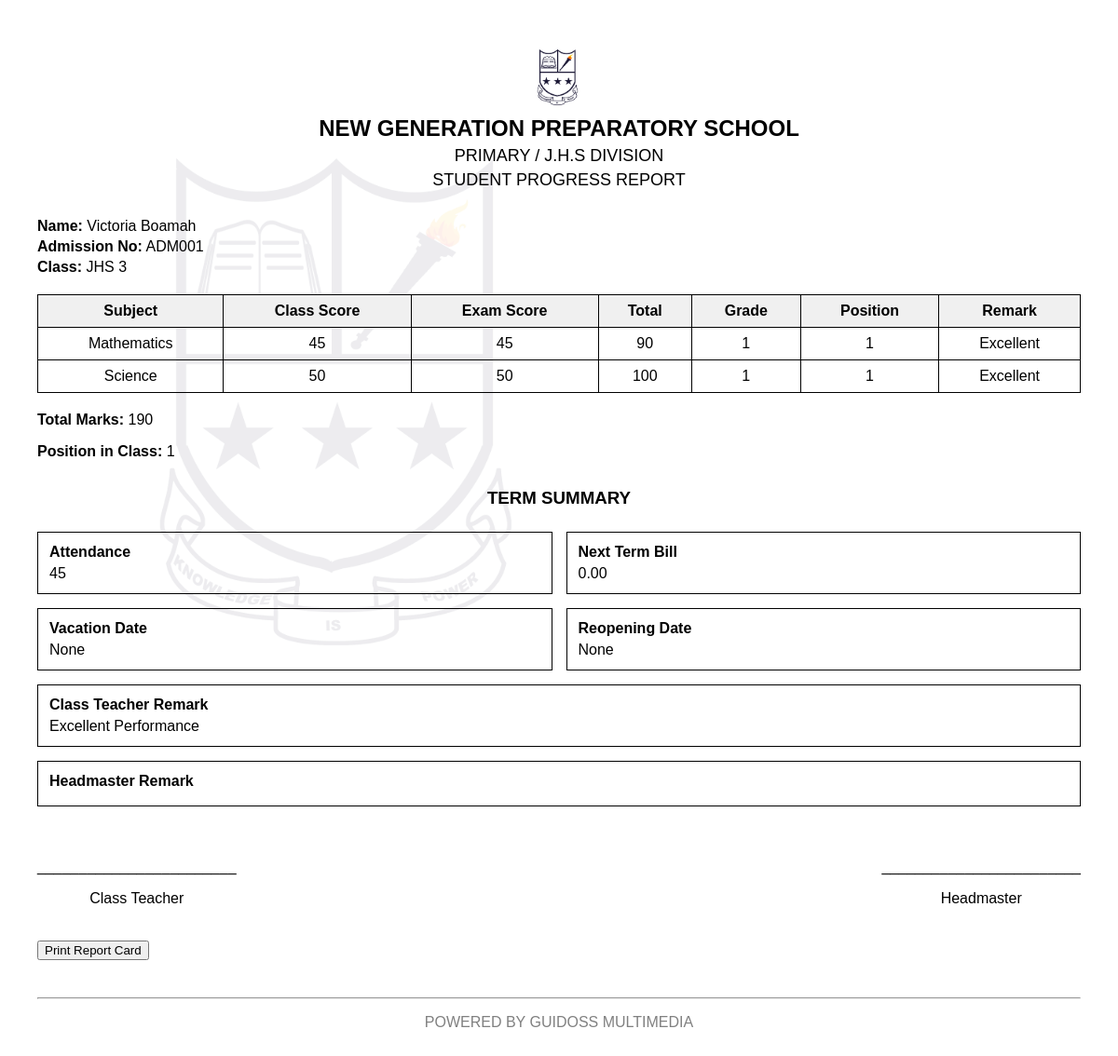
Page /report/5/1/ on the committed database.
### core/models.py (models this page shows, shortened)
class Student(models.Model):
    LEVEL_CHOICES = (
        ("Primary", "Primary"),
        ("JHS", "JHS"),
    )
    first_name = models.CharField(max_length=50)
    last_name = models.CharField(max_length=50)
    admission_number = models.CharField(max_length=20, unique=True)
    school_class = models.ForeignKey(SchoolClass, on_delete=models.CASCADE)
    level = models.CharField(max_length=10, choices=LEVEL_CHOICES)
    date_of_birth = models.DateField()

class SchoolClass(models.Model):
    name = models.CharField(max_length=50)
    LEVEL_CHOICES = (
        ('Primary', 'Primary'),
        ('JHS', 'JHS'),
    )
    level = models.CharField(max_length=10, choices=LEVEL_CHOICES)
    def __str__(self):
        return self.name

class Score(models.Model):
    student = models.ForeignKey(Student, on_delete=models.CASCADE)
    subject = models.ForeignKey(Subject, on_delete=models.CASCADE)
    TERM_CHOICES = [
        ('1', 'Term 1'),
        ('2', 'Term 2'),
        ('3', 'Term 3'),
    ]
    term = models.CharField(max_length=1, choices=TERM_CHOICES)
    class_score = models.IntegerField()
    exam_score = models.IntegerField()
    approved_by_admin1 = models.BooleanField(default=False)
    approved_by_admin2 = models.BooleanField(default=False)
    locked = models.BooleanField(default=False)
    @property
    def total(self):
        return self.class_score + self.exam_score
    @property
    def grade(self):
        total = self.total
        if self.student.level == "JHS":
            if total >= 90: return 1
            elif total >= 80: return 2
            elif total >= 70: return 3
            elif total >= 65: return 4
            elif total >= 60: return 5
            elif total >= 55: return 6
            elif total >= 50: return 7
            elif total >= 40: return 8
            else: return 9
    @property
    def position(self):
        scores = Score.objects.filter(
            subject=self.subject,
            term=self.term,
            student__school_class=self.student.school_class
        ).order_by('-class_score', '-exam_score')
        rank = 1
        for score in scores:
            if score.student == self.student:
                return rank
            rank += 1
    @property
    def remark(self):
        level = self.student.school_class.level
        g = self.grade
        if level == "Primary":
            if g == "A": return "Excellent"
            elif g == "B": return "Very Good"
            elif g == "C": return "Good"
            elif g == "D": return "Fair"
            else: return "Poor"
        else:  # JHS
            if g in [1, 2,]: return "Excellent"
            elif g in [3, 4, 5]: return "Good"
            elif g in [6, 7]: return "Fair"
            else: return "Poor"

class Subject(models.Model):
    LEVEL_CHOICES = [
        ('Primary', 'Primary'),
        ('JHS', 'JHS'),
    ]
    name = models.CharField(max_length=100)
    level = models.CharField(max_length=10, choices=LEVEL_CHOICES)

class ResultSummary(models.Model):
    student = models.ForeignKey(Student, on_delete=models.CASCADE)
    term = models.CharField(max_length=1, choices=Score.TERM_CHOICES)
    attendance_days = models.PositiveIntegerField(default=0)
    vacation_date = models.DateField(null=True, blank=True)
    reopening_date = models.DateField(null=True, blank=True)
    class_teacher_remark = models.TextField(blank=True)
    headmaster_remark = models.TextField(blank=True)
    next_term_bill = models.DecimalField(max_digits=8, decimal_places=2, default=0.0)
    created_by = models.ForeignKey(User, on_delete=models.SET_NULL, null=True, blank=True)
    total_marks = models.IntegerField(default=0)
    locked = models.BooleanField(default=False)   # ✅ ADD THIS

### core/views.py (the view)
def report_card(request, student_id, term):
    student = get_object_or_404(Student, id=student_id)
    scores = Score.objects.filter(
        student=student,
        term=term,
        approved_by_admin1=True,
        approved_by_admin2=True
    )
    total_marks = sum(score.total for score in scores)
    subject_count = scores.count()
    class_students = Student.objects.filter(
    school_class=student.school_class
    )
    rank = 1
    for s in class_students:
        if s.id == student.id:
            overall_position = rank
            break
        rank += 1
    summary = ResultSummary.objects.filter(
        student=student,
        term=term
    ).first()
    context = {
        "student": student,
        "scores": scores,
        "total_marks": total_marks,
        "summary": summary,
        "overall_position": overall_position
}
    if term == "3":
        promote_students()
    return render(request, "core/report_card.html", context)

### core/templates/core/report_card.html (shortened to what this page needs)
{% load static %}
<!DOCTYPE html>
<html>
<head>
</head>
<body>
<img src="{% static 'images/CREST.png' %}" class="watermark" width="700">
<div class="header">
<img src="{% static 'images/CREST.png' %}" width="80">
<div class="school-name">NEW GENERATION PREPARATORY SCHOOL</div>
<div class="report-title">PRIMARY / J.H.S DIVISION</div>
<div class="report-title">STUDENT PROGRESS REPORT</div>
</div>
<div class="student-info">
<p><b>Name:</b> {{ student.first_name }} {{ student.last_name }}</p>
<p><b>Admission No:</b> {{ student.admission_number }}</p>
<p><b>Class:</b> {{ student.school_class }}</p>
</div>
<table>
<tr>
<th>Subject</th>
<th>Class Score</th>
<th>Exam Score</th>
<th>Total</th>
<th>Grade</th>
<th>Position</th>
<th>Remark</th>
</tr>
{% for score in scores %}
<tr>
<td>{{ score.subject.name }}</td>
<td>{{ score.class_score }}</td>
<td>{{ score.exam_score }}</td>
<td>{{ score.total }}</td>
<td>{{ score.grade }}</td>
<td>{{ score.position }}</td>
<td>{{ score.remark }}</td>
</tr>
{% endfor %}
</table>
<div class="summary">
<p><b>Total Marks:</b> {{ total_marks }}</p>
<p><b>Position in Class:</b> {{ overall_position }}</p>
</div>
{% if summary %}
<h3 style="text-align:center; margin-top:30px;">TERM SUMMARY</h3>
<div class="summary-grid">
<div class="summary-box">
<div class="summary-title">Attendance</div>
{{ summary.attendance_days }}
</div>
<div class="summary-box">
<div class="summary-title">Next Term Bill</div>
{{ summary.next_term_bill }}
</div>
<div class="summary-box">
<div class="summary-title">Vacation Date</div>
{{ summary.vacation_date }}
</div>
<div class="summary-box">
<div class="summary-title">Reopening Date</div>
{{ summary.reopening_date }}
</div>
<div class="summary-box full">
<div class="summary-title">Class Teacher Remark</div>
{{ summary.class_teacher_remark }}
</div>
<div class="summary-box full">
<div class="summary-title">Headmaster Remark</div>
</div>
</div>
{% endif %}
<div class="footer">
<div class="signature">
<p>________________________</p>
<p>Class Teacher</p>
</div>
<div class="signature">
<p>________________________</p>
<p>Headmaster</p>
</div>
</div>
<div class="print-btn">
<button onclick="window.print()">Print Report Card</button>
</div>
</body>
<footer style="text-align:center;margin-top:40px;color:gray;">
<hr>
<p>POWERED BY GUIDOSS MULTIMEDIA</p>
</footer>
</html>

### core/templates/core/report_card.html (style rules this page uses)
body { font-family: Arial, sans-serif; margin:40px; }
.header { text-align:center; }
.school-name { font-size:24px; font-weight:bold; }
.report-title { font-size:18px; margin-top:5px; }
.student-info { margin-top:30px; }
.student-info p { margin:4px 0; }
table { border-collapse:collapse; width:100%; margin-top:20px; }
th, td { border:1px solid black; padding:8px; text-align:center; }
th { background:#f0f0f0; }
.summary { margin-top:20px; }
.footer { margin-top:40px; display:flex; justify-content:space-between; }
.signature { text-align:center; }
.print-btn { margin-top:20px; }
.watermark { position:fixed; top:5%; left:2%; opacity:0.08; z-index:-1; }
.summary-grid { display: grid; grid-template-columns: repeat(2, 1fr); gap: 15px; margin-top: 25px; }
.summary-box { border: 1px solid black; padding: 12px; min-height: 20px; }
.summary-box.full { grid-column: span 2; }
.summary-title { font-weight: bold; margin-bottom: 5px; }

### rows in the picture
Student: first_name "Victoria", last_name "Boamah", admission_number "ADM001", school_class "JHS 3"
Score: subject.name "Mathematics", class_score "45", exam_score "45", total "90", grade "1", position "1", remark "Excellent"
Score: subject.name "Science", class_score "50", exam_score "50", total "100", grade "1", position "1", remark "Excellent"
ResultSummary: attendance_days "45", next_term_bill "0.00", vacation_date "None", reopening_date "None", class_teacher_remark "Excellent Performance"

### other values in the picture
{{ total_marks }} "190"
{{ overall_position }} "1"
